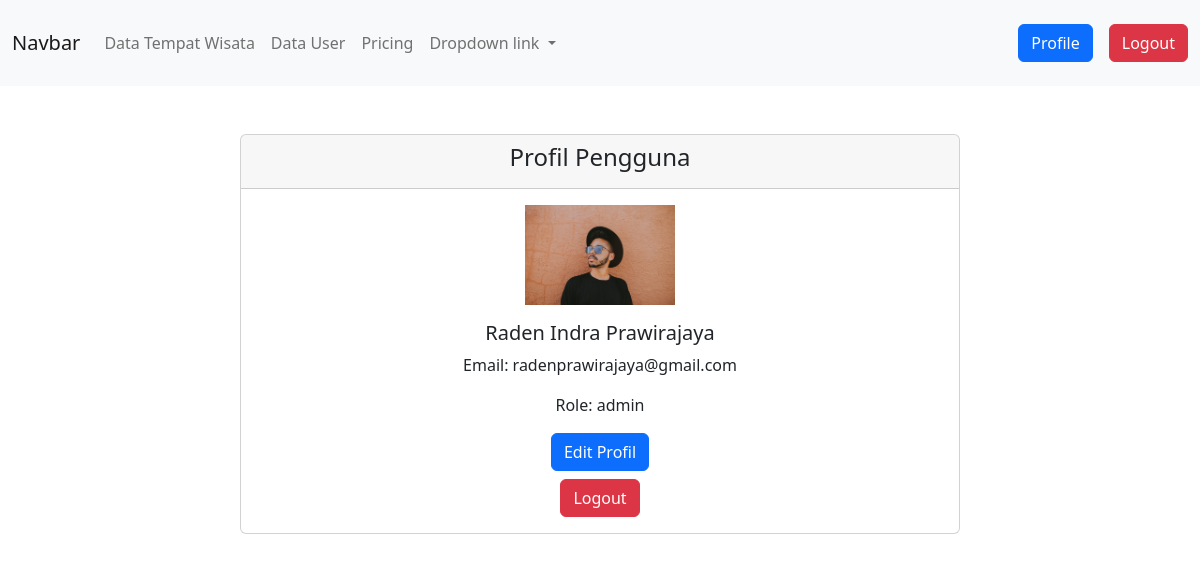
/views/profile/profile.php (signed in), run on the app's committed database.
### tables this page shows
CREATE TABLE `user` (
  `id_user` int NOT NULL,
  `username` varchar(255) NOT NULL,
  `password` varchar(255) NOT NULL,
  `email` varchar(255) NOT NULL,
  `gambar_user` varchar(255) NOT NULL,
  `role` enum('admin','costomer') NOT NULL
);

### views/profile/profile.php (the view, shortened to what this page needs)
<?php include '../../admin/layout/navbar.php';
$id_user = $_SESSION['id_user'];
$query = $koneksi->prepare("SELECT * FROM user WHERE id_user = ?");
$query->bind_param("i", $id_user);
$query->execute();
$result = $query->get_result();
$data = $result->fetch_assoc();
?>
<div class="container mt-5">
        <div class="row justify-content-center">
            <div class="col-md-8">
                <div class="card">
                    <div class="card-header text-center">
                        <h4>Profil Pengguna</h4>
                    </div>
                    <div class="card-body text-center">
                        <img src="/pw2024_tubes_233040043/assets/img/<?= $data['gambar_user']?>" alt="Foto Profile" class="" width="150">
                        <h5 class="mt-3"><?= htmlspecialchars($data['username'] ?? 'N/A'); ?></h5>
                        <p>Email: <?= htmlspecialchars($data['email'] ?? 'N/A'); ?></p>
                        <p>Role: <?= htmlspecialchars($data['role'] ?? 'N/A'); ?></p>
                        <a href="#" class="btn btn-primary">Edit Profil</a>
                        <form method="POST" action="">
                            <button type="submit" name="logout" class="btn btn-danger mt-2">Logout</button>
                        </form>
                    </div>
                </div>
            </div>
        </div>
    </div>
<?php include '../../admin/layout/footer.php' ?>

### assets/css/style.css (style rules this page uses)
* { margin: 0; padding: 0; box-sizing: border-box; }

### data on the page
user: gambar_user (picture), username "Raden Indra Prawirajaya", email "radenprawirajaya@gmail.com", role "admin"
